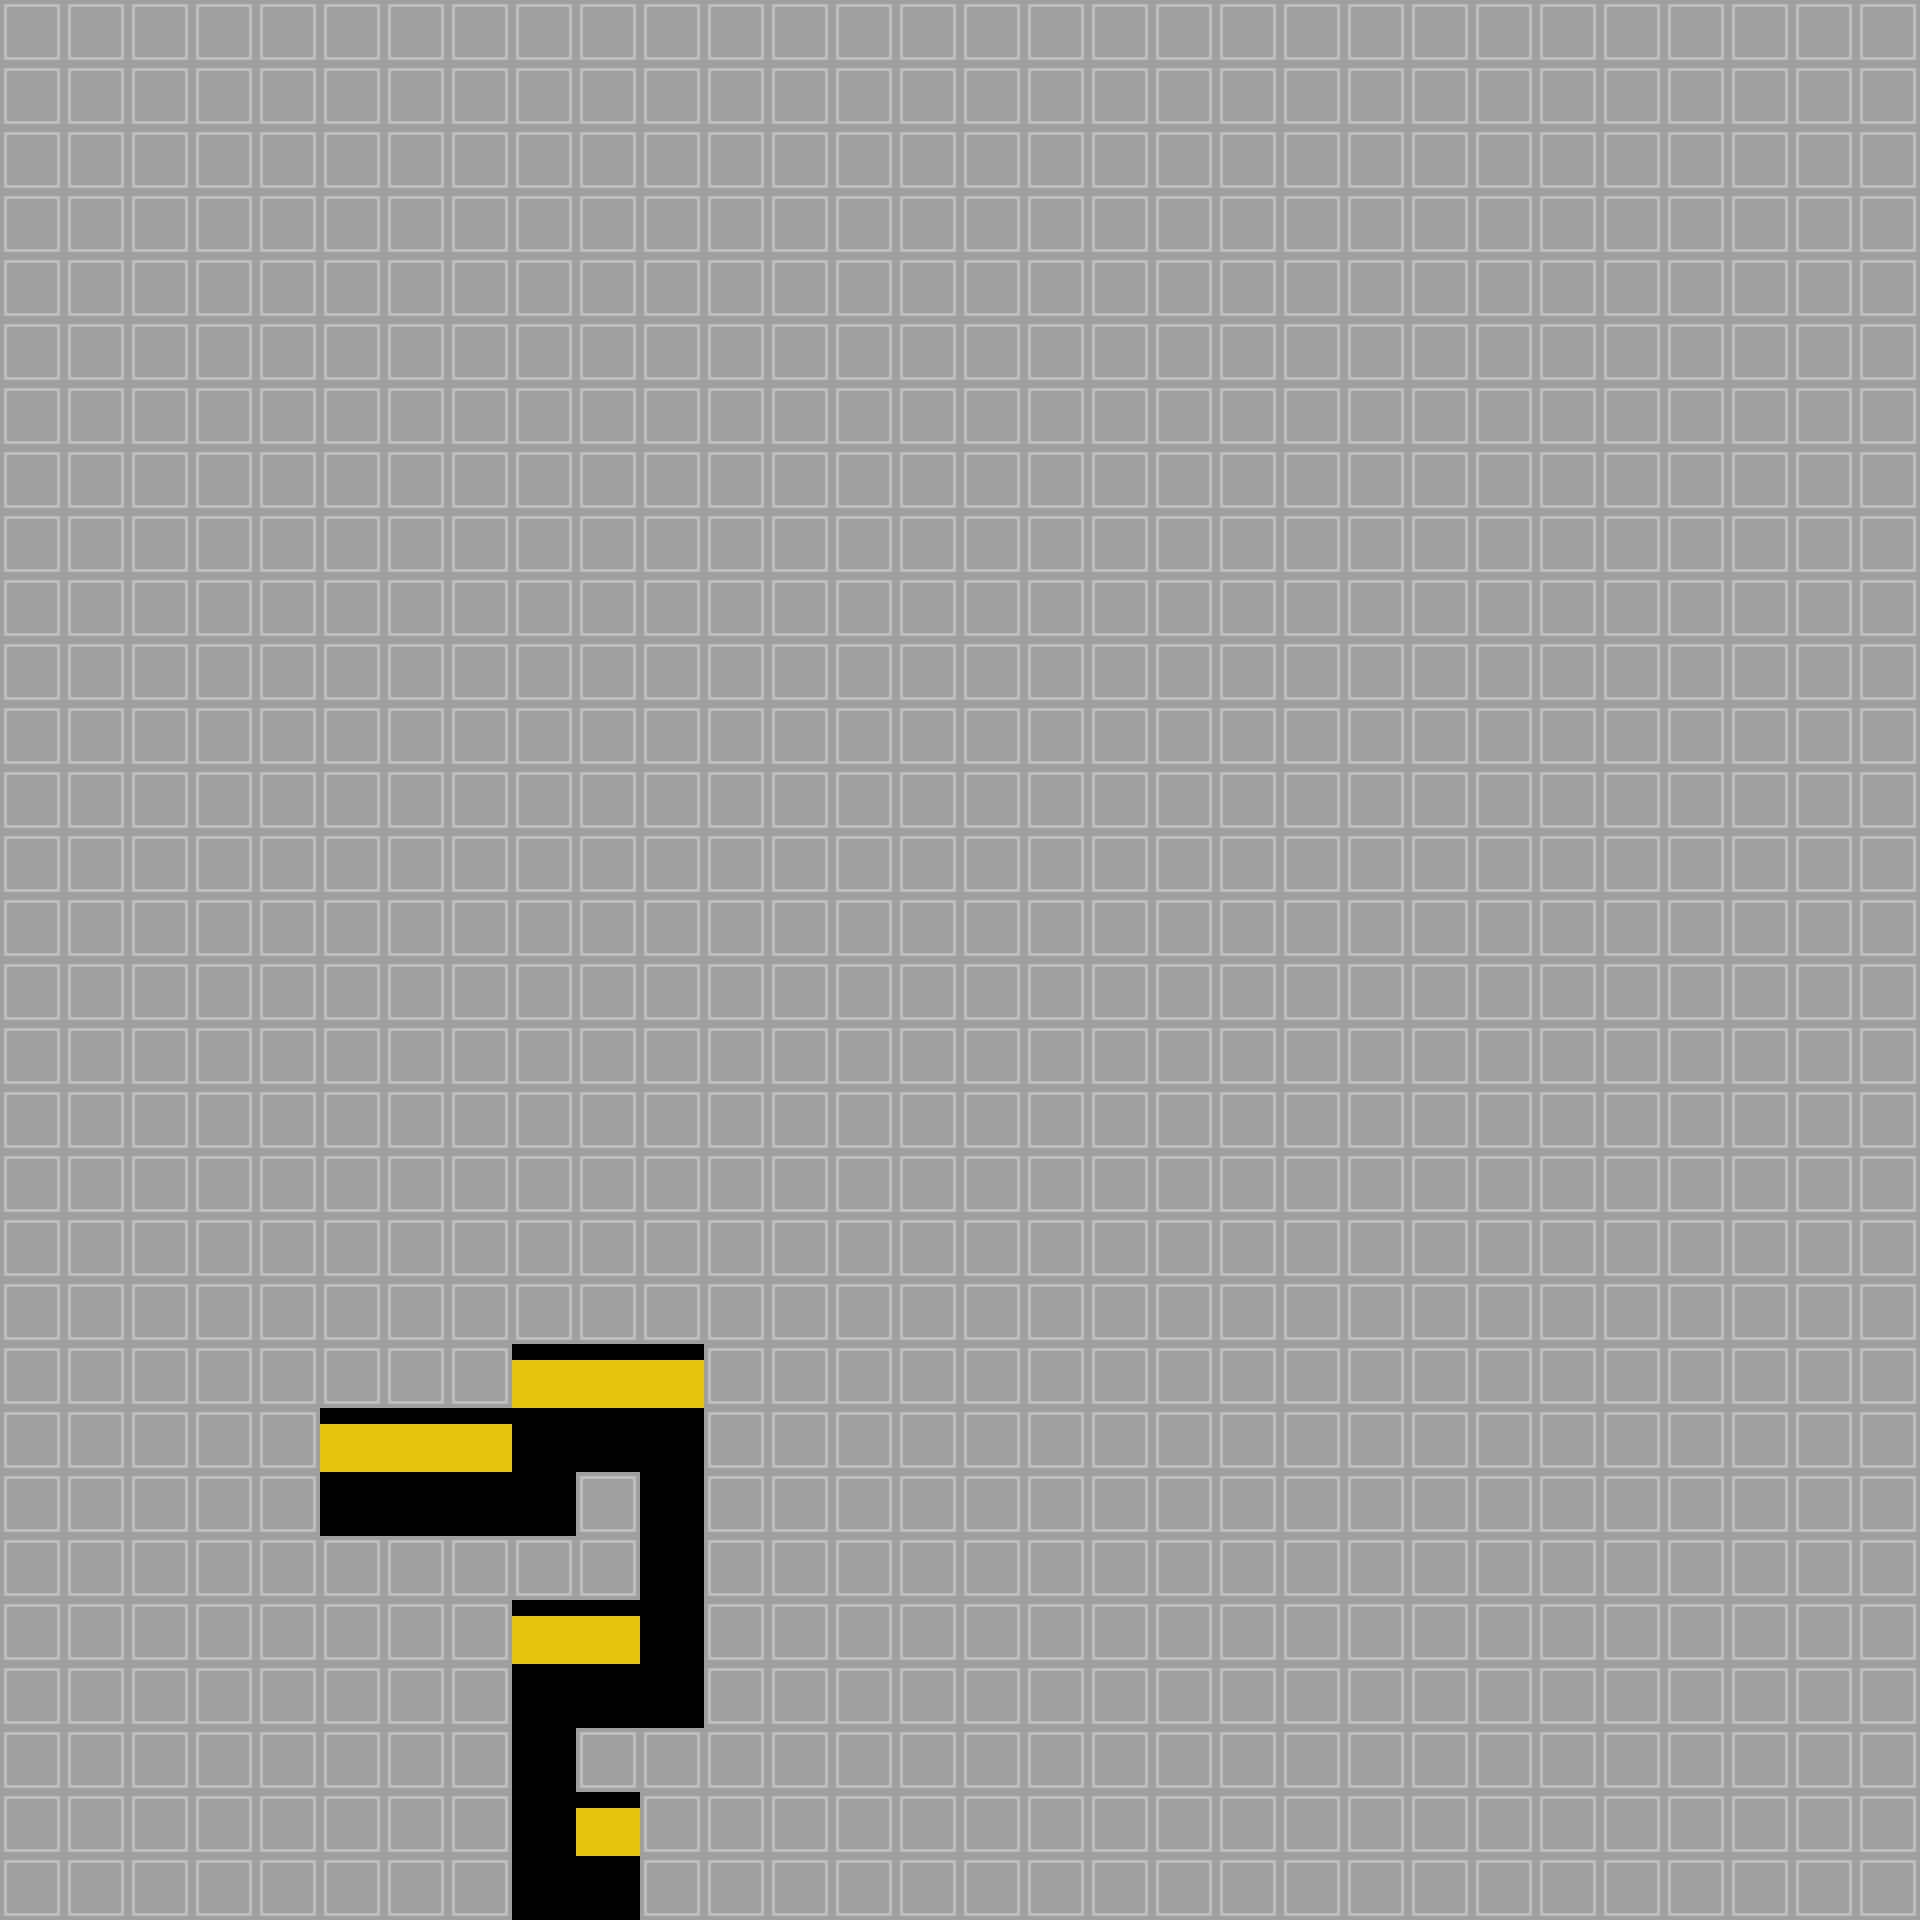

A 2D game scene composited from a Tiled map and its tileset images. What follows is a short description and the map's XML, with each tile layer's data collapsed to a summary:
An orthogonal 30x30 tile map with 64x64 px tiles, 1 tile layer (MAP).

<map version="1.2" tiledversion="1.3.3" orientation="orthogonal" renderorder="right-down" width="30" height="30" tilewidth="64" tileheight="64" infinite="0" nextlayerid="2" nextobjectid="1">
 <tileset firstgid="1" source="tileset_basic.tsx" />
 <layer id="1" name="MAP" width="30" height="30">
  <data>[900 cells, 900 non-empty, 3 distinct tile ids]</data>
 </layer>
</map>
